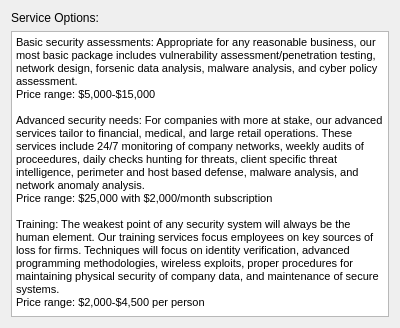
<?xml version="1.0" encoding="UTF-8"?>
<ui version="4.0">
 <class>ServiceOptions</class>
 <widget class="QDialog" name="ServiceOptions">
  <property name="geometry">
   <rect>
    <x>0</x>
    <y>0</y>
    <width>400</width>
    <height>328</height>
   </rect>
  </property>
  <property name="windowTitle">
   <string>Dialog</string>
  </property>
  <layout class="QVBoxLayout" name="verticalLayout">
   <item>
    <widget class="QLabel" name="label">
     <property name="text">
      <string>Service Options:</string>
     </property>
    </widget>
   </item>
   <item>
    <widget class="QTextBrowser" name="textBrowser">
     <property name="html">
      <string>&lt;!DOCTYPE HTML PUBLIC &quot;-//W3C//DTD HTML 4.0//EN&quot; &quot;http://www.w3.org/TR/REC-html40/strict.dtd&quot;&gt;
&lt;html&gt;&lt;head&gt;&lt;meta name=&quot;qrichtext&quot; content=&quot;1&quot; /&gt;&lt;style type=&quot;text/css&quot;&gt;
p, li { white-space: pre-wrap; }
&lt;/style&gt;&lt;/head&gt;&lt;body style=&quot; font-family:'MS Shell Dlg 2'; font-size:8.25pt; font-weight:400; font-style:normal;&quot;&gt;
&lt;p style=&quot; margin-top:0px; margin-bottom:0px; margin-left:0px; margin-right:0px; -qt-block-indent:0; text-indent:0px;&quot;&gt;Basic security assessments: Appropriate for any reasonable business, our most basic package includes vulnerability assessment/penetration testing, network design, forsenic data analysis, malware analysis, and cyber policy assessment. &lt;/p&gt;
&lt;p style=&quot; margin-top:0px; margin-bottom:0px; margin-left:0px; margin-right:0px; -qt-block-indent:0; text-indent:0px;&quot;&gt;Price range: $5,000-$15,000&lt;/p&gt;
&lt;p style=&quot;-qt-paragraph-type:empty; margin-top:0px; margin-bottom:0px; margin-left:0px; margin-right:0px; -qt-block-indent:0; text-indent:0px;&quot;&gt;&lt;br /&gt;&lt;/p&gt;
&lt;p style=&quot; margin-top:0px; margin-bottom:0px; margin-left:0px; margin-right:0px; -qt-block-indent:0; text-indent:0px;&quot;&gt;Advanced security needs: For companies with more at stake, our advanced services tailor to financial, medical, and large retail operations. These services include 24/7 monitoring of company networks, weekly audits of proceedures, daily checks hunting for threats, client specific threat intelligence, perimeter and host based defense, malware analysis, and network anomaly analysis.&lt;/p&gt;
&lt;p style=&quot; margin-top:0px; margin-bottom:0px; margin-left:0px; margin-right:0px; -qt-block-indent:0; text-indent:0px;&quot;&gt;Price range: $25,000 with $2,000/month subscription&lt;/p&gt;
&lt;p style=&quot;-qt-paragraph-type:empty; margin-top:0px; margin-bottom:0px; margin-left:0px; margin-right:0px; -qt-block-indent:0; text-indent:0px;&quot;&gt;&lt;br /&gt;&lt;/p&gt;
&lt;p style=&quot; margin-top:0px; margin-bottom:0px; margin-left:0px; margin-right:0px; -qt-block-indent:0; text-indent:0px;&quot;&gt;Training: The weakest point of any security system will always be the human element. Our training services focus employees on key sources of loss for firms. Techniques will focus on identity verification, advanced programming methodologies, wireless exploits, proper procedures for maintaining physical security of company data, and maintenance of secure systems.&lt;/p&gt;
&lt;p style=&quot; margin-top:0px; margin-bottom:0px; margin-left:0px; margin-right:0px; -qt-block-indent:0; text-indent:0px;&quot;&gt;Price range: $2,000-$4,500 per person&lt;/p&gt;&lt;/body&gt;&lt;/html&gt;</string>
     </property>
    </widget>
   </item>
  </layout>
 </widget>
 <resources/>
 <connections/>
</ui>
